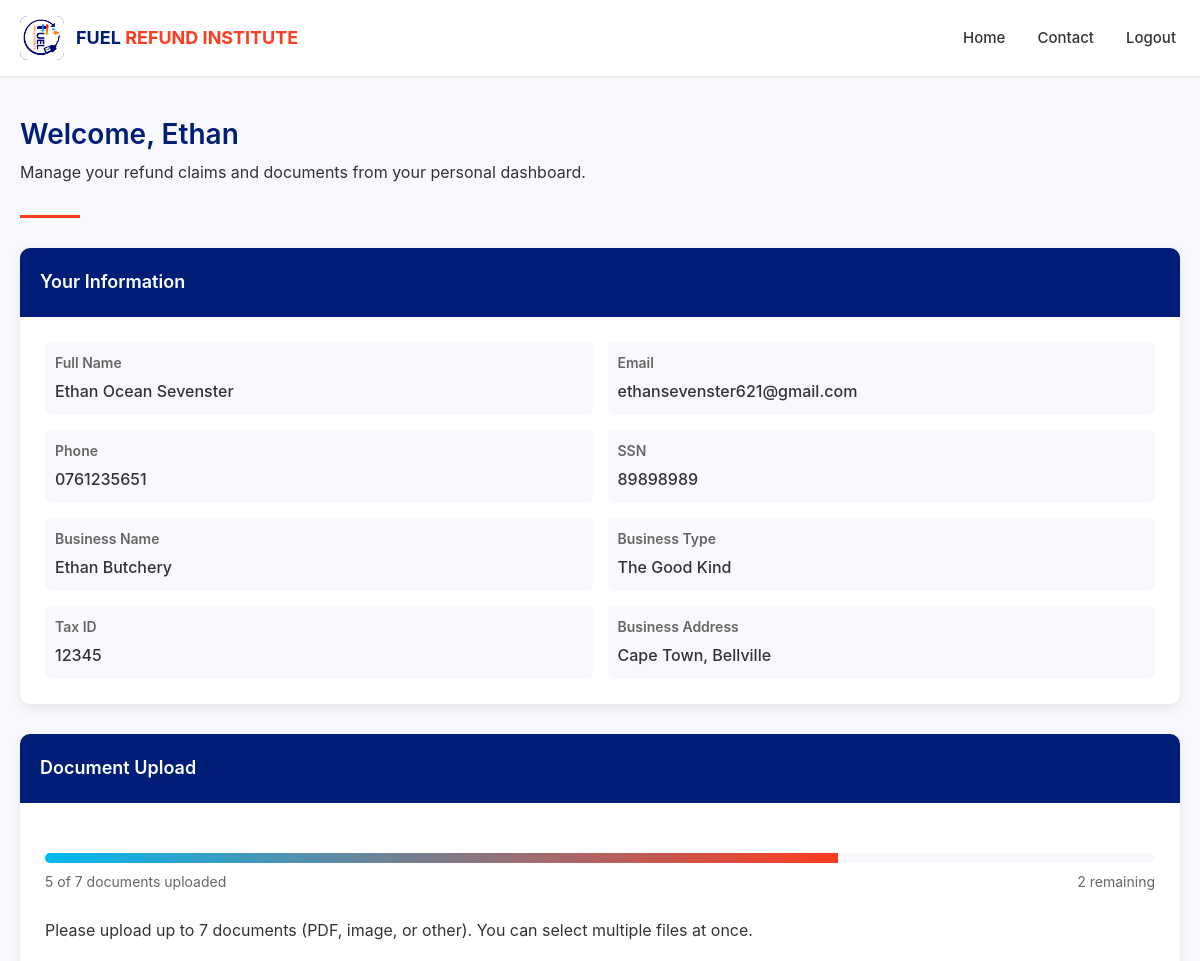
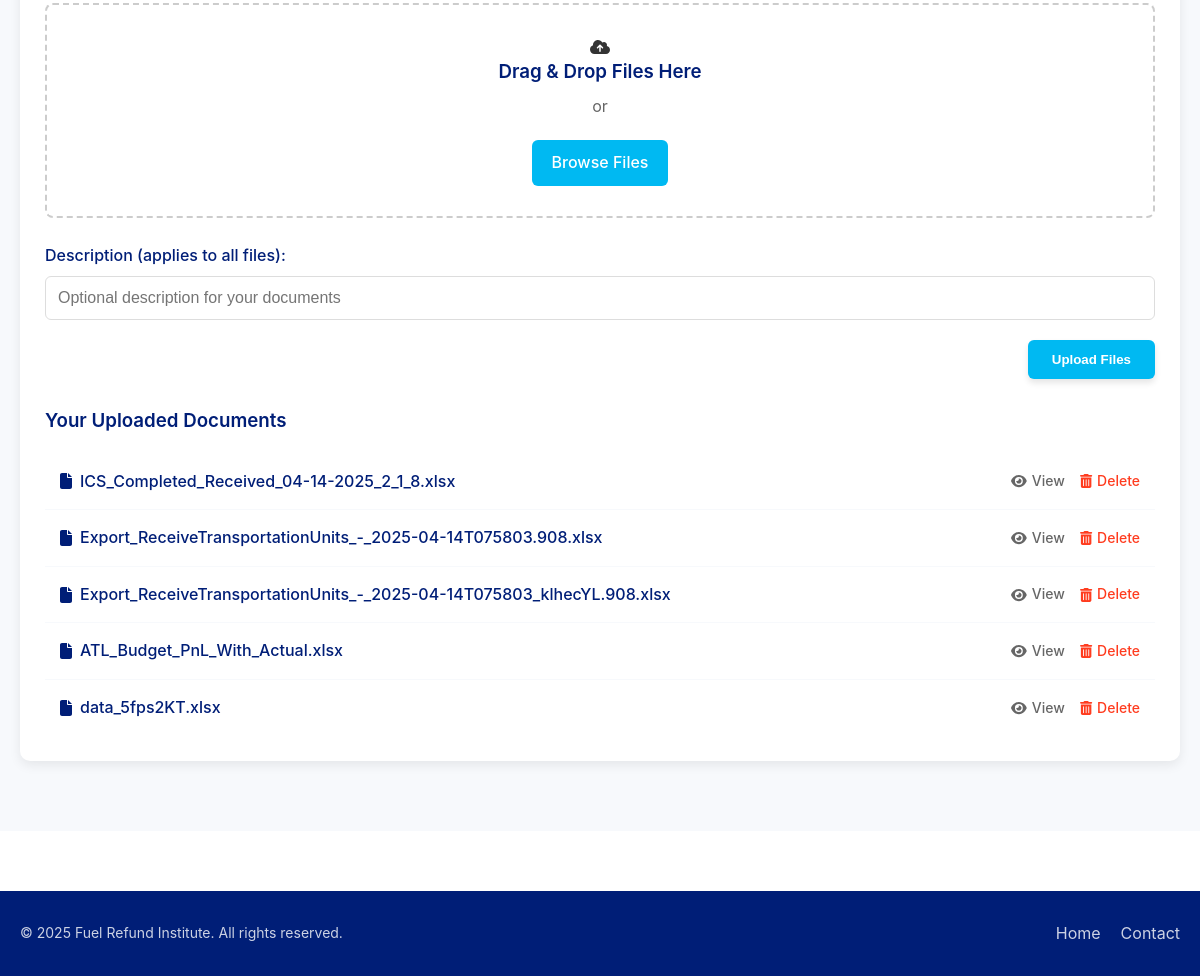
Screenshot of /dashboard/ (signed in) with the database file from the repository (2 pictures, top to bottom).
### main/models.py (models this page shows, shortened)
class CustomUser(AbstractUser):
    name = models.CharField(max_length=100)
    middle_names = models.CharField(max_length=100, blank=True)
    surname = models.CharField(max_length=100)
    phone_number = models.CharField(max_length=20)
    ssn = models.CharField(max_length=11)
    email = models.EmailField(unique=True)
    business_name = models.CharField(max_length=150)
    business_type = models.CharField(max_length=100)
    tax_id = models.CharField(max_length=50)
    business_address = models.TextField()
    USERNAME_FIELD = 'username'
    REQUIRED_FIELDS = ['email']

class UserDocument(models.Model):
    user = models.ForeignKey(CustomUser, on_delete=models.CASCADE)
    document = models.FileField(upload_to='user_documents/')
    uploaded_at = models.DateTimeField(auto_now_add=True)

### main/views.py (the view, shortened to what this page needs)
# urls.py: path('dashboard/', views.dashboard, name='dashboard'),
@login_required
def dashboard(request):
    if request.user.is_superuser:
        return redirect('admin_dashboard')
    documents = UserDocument.objects.filter(user=request.user)
    form = DocumentUploadForm()
    for doc in documents:
        doc.display_name = os.path.basename(doc.document.name)
    documents_complete = (documents.count() == 7)
    documents_remaining = 7 - documents.count()
    return render(request, 'main/dashboard.html', {
        'user': request.user,
        'form': form,
        'documents': documents,
        'documents_complete': documents_complete,
        'documents_remaining': documents_remaining,
    })

### main/forms.py
class DocumentUploadForm(forms.ModelForm):
    class Meta:
        model = UserDocument
        fields = ['document']

### main/templates/main/dashboard.html (shortened to what this page needs)
<!DOCTYPE html>
<html lang="en">
<head>
    <link rel="stylesheet" href="https://cdnjs.cloudflare.com/ajax/libs/font-awesome/6.1.1/css/all.min.css">
</head>
<body>
    <header>
        <div class="container">
            <div class="header-content">
                <div class="logo-container">
                    <div class="logo">
                        <img src="/static/images/logo.jpg" alt="FRI Logo">
                    </div>
                    <div class="company-name">
                        <span class="fuel">FUEL</span> <span class="refund">REFUND INSTITUTE</span>
                    </div>
                </div>
                <div class="nav-links">
                    <a href="/">Home</a>
                    <a href="/contact">Contact</a>
                    <a href="{% url 'logout' %}" class="btn-logout">Logout</a>
                </div>
            </div>
        </div>
    </header>
    <div class="main-content">
        <div class="container">
            <div class="welcome-header">
                <h2>Welcome, {{ user.username }}</h2>
                <p>Manage your refund claims and documents from your personal dashboard.</p>
            </div>
            <div class="card">
                <div class="card-header">Your Information</div>
                <div class="card-body">
                    <div class="info-table">
                        <div class="info-item">
                            <div class="info-label">Full Name</div>
                            <div class="info-value">Ethan Ocean Sevenster</div>
                        </div>
                        <div class="info-item">
                            <div class="info-label">Email</div>
                            <div class="info-value">ethansevenster621@gmail.com</div>
                        </div>
                        <div class="info-item">
                            <div class="info-label">Phone</div>
                            <div class="info-value">0761235651</div>
                        </div>
                        <div class="info-item">
                            <div class="info-label">SSN</div>
                            <div class="info-value">89898989</div>
                        </div>
                        <div class="info-item">
                            <div class="info-label">Business Name</div>
                            <div class="info-value">Ethan Butchery</div>
                        </div>
                        <div class="info-item">
                            <div class="info-label">Business Type</div>
                            <div class="info-value">The Good Kind</div>
                        </div>
                        <div class="info-item">
                            <div class="info-label">Tax ID</div>
                            <div class="info-value">12345</div>
                        </div>
                        <div class="info-item">
                            <div class="info-label">Business Address</div>
                            <div class="info-value">Cape Town, Bellville</div>
                        </div>
                    </div>
                </div>
            </div>
            <div class="card">
                <div class="card-header">Document Upload</div>
                <div class="card-body">
                    <div class="progress-container">
                        <div class="progress-bar">
                            <div class="progress-fill" style="width: {% widthratio documents.count 7 100 %}%;"></div>
                        </div>
                        <div class="progress-text">
                            <span>{{ documents.count }} of 7 documents uploaded</span>
                            <span>{{ documents_remaining }} remaining</span>
                        </div>
                    </div>
                    {% if documents_complete %}
                    <div class="complete-status">
                        <h3><i class="fas fa-check-circle"></i> All Documents Submitted</h3>
                        <p>Thank you for uploading all required documents. Our tax consultants are now processing your refund claim.</p>
                        <p>You will receive an email notification when your claim has been processed, typically within 5-7 business days.</p>
                        <div class="contact-info">
                            <p>If you need immediate assistance or have questions about your submission:</p>
                            <p><strong>Phone:</strong> (800) 555-1234</p>
                            <p><strong>Email:</strong> claims@fuelrefundinstitute.com</p>
                            <p><strong>Office Hours:</strong> Monday-Friday, 8:00 AM - 5:00 PM PST</p>
                        </div>
                    </div>
                    {% else %}
                    <p>Please upload up to 7 documents (PDF, image, or other). You can select multiple files at once.</p>
                    <form method="post" enctype="multipart/form-data" class="upload-form">
                        <div class="drop-zone" id="dropZone">
                            <i class="fas fa-cloud-upload-alt"></i>
                            <h3>Drag & Drop Files Here</h3>
                            <p>or</p>
                            <label class="btn-browse">
                                Browse Files
                            </label>
                        </div>
                        <div class="form-group">
                            <label for="id_description">Description (applies to all files):</label>
                            <input type="text" name="description" id="id_description" class="form-control" placeholder="Optional description for your documents">
                        </div>
                        <div style="text-align: right;">
                            <button type="submit" class="btn-submit">Upload Files</button>
                        </div>
                    </form>
                    {% endif %}
                    {% if documents %}
                        <h3 style="margin-top: 30px;">Your Uploaded Documents</h3>
                        <ul class="document-list">
                            {% for doc in documents %}
                                <li>
                                    <div>
                                        <a href="{{ doc.document.url }}" target="_blank">
                                            <i class="fas fa-file"></i> {{ doc.display_name }}
                                        </a>
                                    </div>
                                    <div class="document-actions">
                                        <a href="{{ doc.document.url }}" target="_blank" title="View Document">
                                            <i class="fas fa-eye"></i> View
                                        </a>
                                        <a href="{% url 'delete_document' doc.id %}"
                                           onclick="return confirm('Are you sure you want to delete this document? You can upload a replacement after deletion.');"
                                           title="Delete Document"
                                           class="delete-action">
                                            <i class="fas fa-trash-alt"></i> Delete
                                        </a>
                                    </div>
                                </li>
                            {% endfor %}
                        </ul>
                    {% else %}
                        <div class="no-documents">
                            <p>No documents uploaded yet.</p>
                        </div>
                    {% endif %}
                </div>
            </div>
        </div>
    </div>
    <footer>
        <div class="container">
            <div class="footer-content">
                <div class="copyright">
                    &copy; 2025 Fuel Refund Institute. All rights reserved.
                </div>
                <div class="footer-links">
                    <a href="/">Home</a>
                    <a href="/contact">Contact</a>
                </div>
            </div>
        </div>
    </footer>
</body>
</html>

### rows the page displays
CustomUser: username "Ethan"
UserDocument: display_name "ICS_Completed_Received_04-14-2025_2_1_8.xlsx"
UserDocument: display_name "Export_ReceiveTransportationUnits_-_2025-04-14T075803.908.xlsx"
UserDocument: display_name "Export_ReceiveTransportationUnits_-_2025-04-14T075803_klhecYL.908.xlsx"
UserDocument: display_name "ATL_Budget_PnL_With_Actual.xlsx"
UserDocument: display_name "data_5fps2KT.xlsx"

### other values shown
{{ documents.count }} "5"
{{ documents_remaining }} "2"
